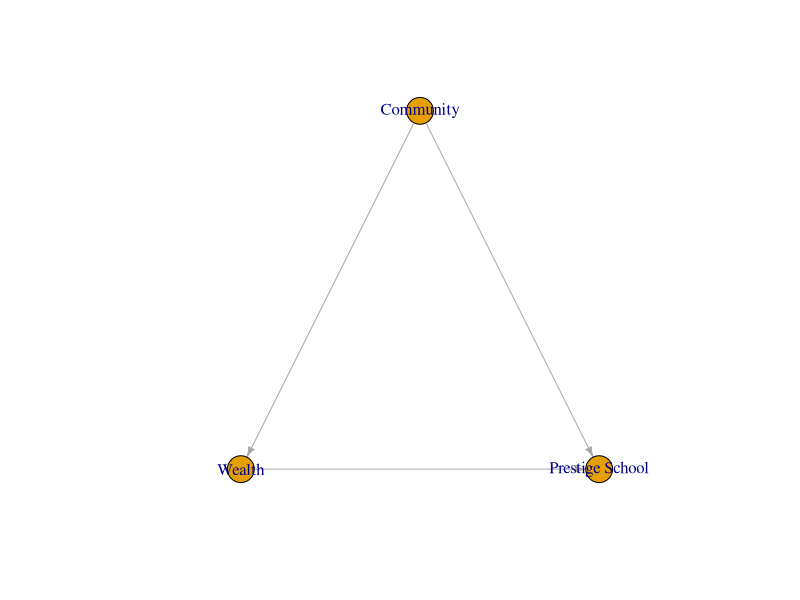
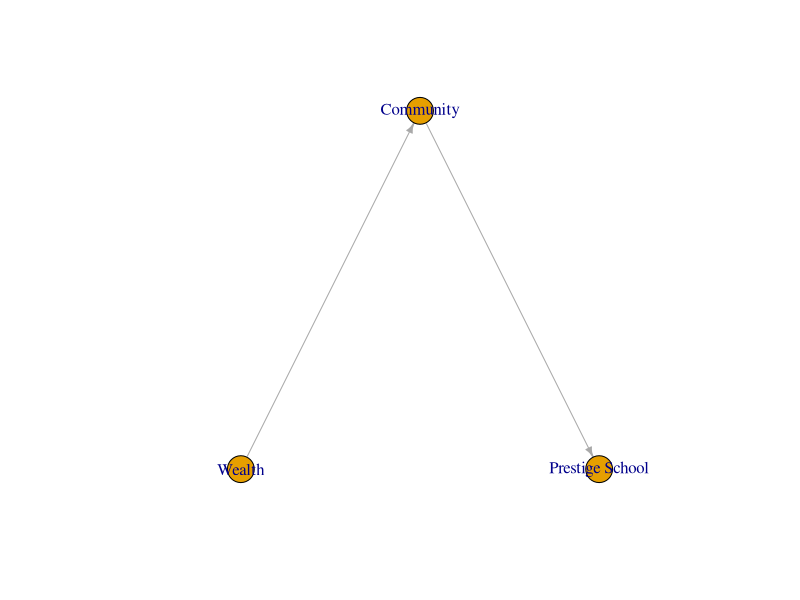

R code for these plots, in order:
## ---- chunk 1
library(igraph)

edges <- c("Community", "Wealth", "Community", "Prestige School", "Wealth", "Prestige School")
dag <- graph(edges, directed = TRUE)

# coordinates
layout <- matrix(c(0, 1, -1, 0, 1, 0), ncol = 2, byrow = TRUE)

# plot
plot(dag, layout = layout, edge.arrow.size = 0.5, vertex.size = 15)
## ---- chunk 2
edges <- c("Wealth", "Community", "Community", "Prestige School")
dag <- graph(edges, directed = TRUE)

layout <- matrix(c(0, 0, 1, 1, 2, 0), ncol = 2, byrow = TRUE)

plot(dag, layout = layout, edge.arrow.size = 0.5, vertex.size = 15)
